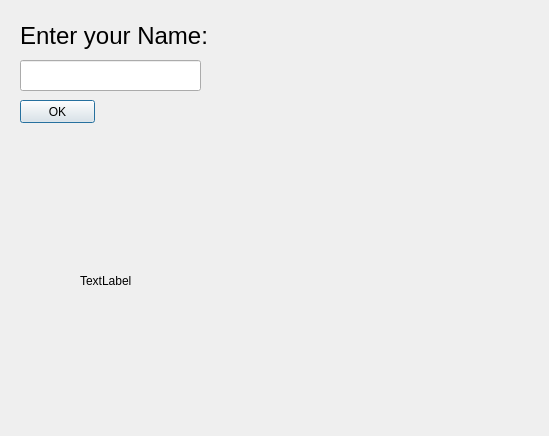
<?xml version="1.0" encoding="UTF-8"?>
<ui version="4.0">
 <class>Dialog</class>
 <widget class="QDialog" name="Dialog">
  <property name="geometry">
   <rect>
    <x>0</x>
    <y>0</y>
    <width>549</width>
    <height>436</height>
   </rect>
  </property>
  <property name="windowTitle">
   <string>Dialog</string>
  </property>
  <widget class="QLabel" name="label">
   <property name="geometry">
    <rect>
     <x>20</x>
     <y>20</y>
     <width>241</width>
     <height>31</height>
    </rect>
   </property>
   <property name="font">
    <font>
     <pointsize>18</pointsize>
    </font>
   </property>
   <property name="text">
    <string>Enter your Name:</string>
   </property>
  </widget>
  <widget class="QLineEdit" name="userinput">
   <property name="geometry">
    <rect>
     <x>20</x>
     <y>60</y>
     <width>181</width>
     <height>31</height>
    </rect>
   </property>
  </widget>
  <widget class="QPushButton" name="pushButton">
   <property name="geometry">
    <rect>
     <x>20</x>
     <y>100</y>
     <width>75</width>
     <height>23</height>
    </rect>
   </property>
   <property name="text">
    <string>OK</string>
   </property>
  </widget>
  <widget class="QLabel" name="Result">
   <property name="geometry">
    <rect>
     <x>80</x>
     <y>250</y>
     <width>111</width>
     <height>61</height>
    </rect>
   </property>
   <property name="text">
    <string>TextLabel</string>
   </property>
  </widget>
 </widget>
 <resources/>
 <connections/>
</ui>
